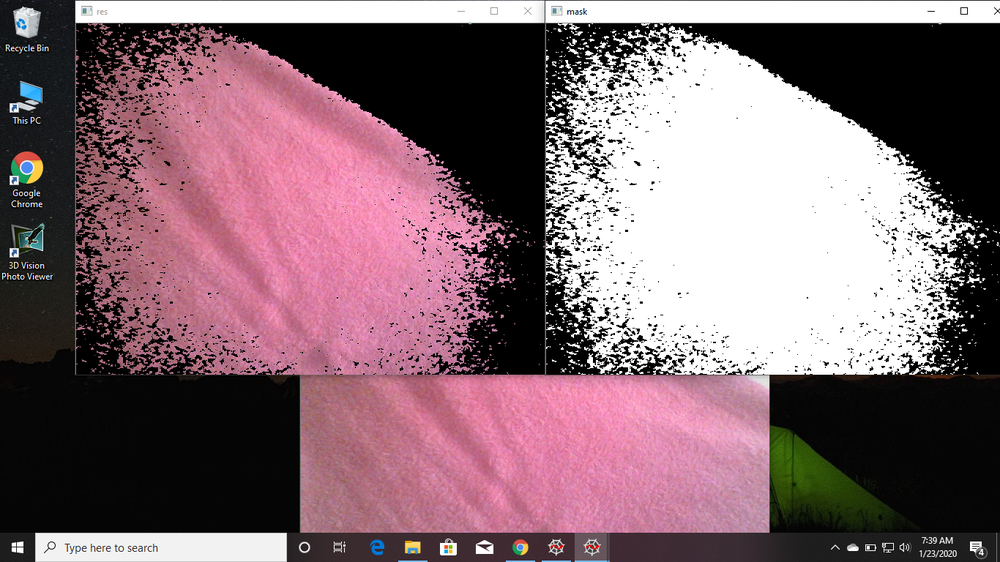
#> input picture Object_detection/object_detection.png, 1000 x 562 px, shrunk from 1366 x 768 before the run, given in place of the camera
$ python code.py
#> lines starting #> are read from the running program, lines starting #| are printed output that depends on the picture; after the words box and inside, x2 and y2 are one past the last pixel; in counts of white or black regions, pixels touching at a corner belong together
# -*- coding: utf-8 -*-
"""
Created on Thu Jan 23 07:05:08 2020

@author: SHOBHIT SAINI
"""

import cv2
import numpy as np

def nothing(x):
    pass

cap = cv2.VideoCapture(0);
cv2.namedWindow("Tracking")
cv2.createTrackbar("LH", "Tracking", 0, 255, nothing)
#> slider 'LH' is set to 51
cv2.createTrackbar("LS", "Tracking", 0, 255, nothing)
#> slider 'LS' is set to 51
cv2.createTrackbar("LV", "Tracking", 0, 255, nothing)
#> slider 'LV' is set to 51
cv2.createTrackbar("UH", "Tracking", 0, 255, nothing)
#> slider 'UH' is set to 255
cv2.createTrackbar("US", "Tracking", 0, 255, nothing)
#> slider 'US' is set to 255
cv2.createTrackbar("UV", "Tracking", 0, 255, nothing)
#> slider 'UV' is set to 255
while True:
    #img = cv2.imread('D:\\IIT_BBS_CLG_WORK\\CV_Practice\\download.jpg')
    _, img = cap.read()
#> img is the input picture: shape (562, 1000, 3); mean B, G, R 113.2, 105.1, 130.6
    hsv =cv2.cvtColor(img, cv2.COLOR_BGR2HSV)
#> hsv: shape (562, 1000, 3); mean H, S, V 66.1, 42.9, 131.5
    l_h = cv2.getTrackbarPos("LH", "Tracking")
    l_s = cv2.getTrackbarPos("LS", "Tracking")
    l_v = cv2.getTrackbarPos("LV", "Tracking")

    u_h = cv2.getTrackbarPos("UH", "Tracking")
    u_s = cv2.getTrackbarPos("US", "Tracking")
    u_v = cv2.getTrackbarPos("UV", "Tracking")
    l_b = np.array([l_h, l_s, l_v])
    u_b = np.array([u_h, u_s, u_v])
    mask = cv2.inRange(hsv, l_b, u_b)
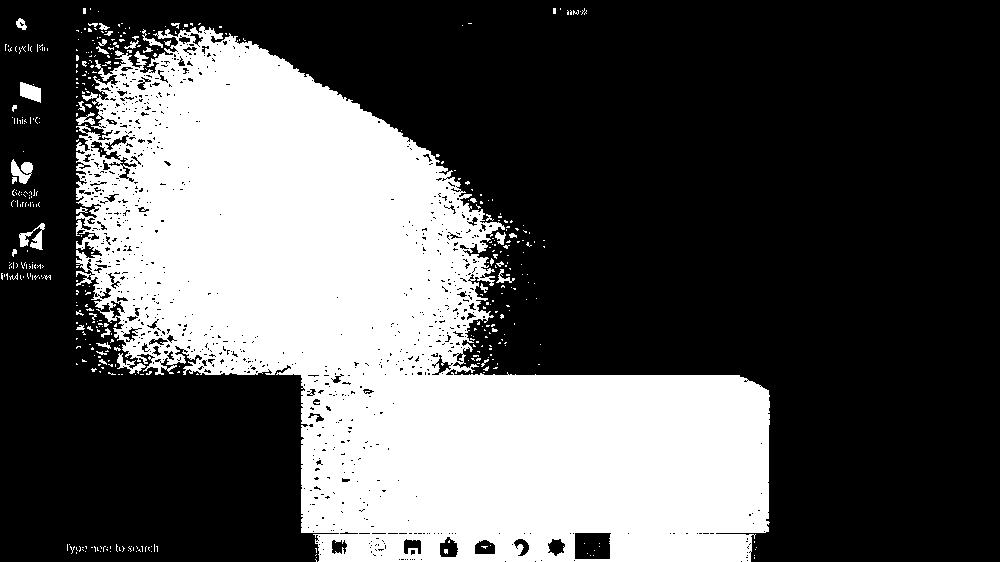
#> mask: shape (562, 1000); 34.2% white; 441 white regions (401 under 20 px), largest, box (x1, y1, x2, y2) and area: (76, 26, 770, 562) 188088, (11, 159, 33, 184) 316, (19, 223, 45, 250) 303
    res = cv2.bitwise_and(img, img, mask = mask)
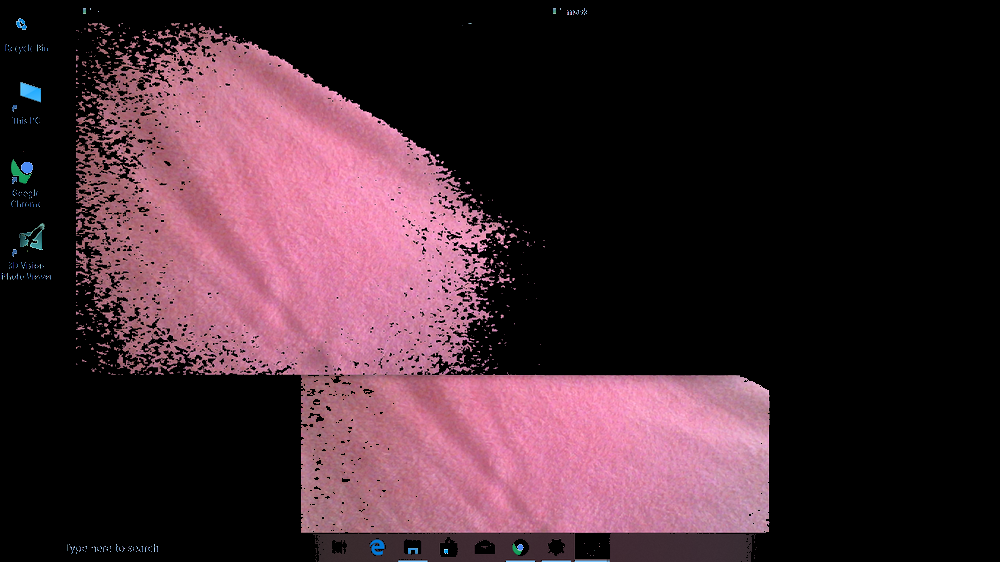
#> res: shape (562, 1000, 3); mean B, G, R 49.6, 40.6, 66
    cv2.imshow("Frame", img)
    cv2.imshow("mask", mask)
    cv2.imshow("res",res)

    key = cv2.waitKey(1)
#> (key Esc is pressed here)
    if key == 27:
        break

cap.release()
cv2.destroyAllWindows()
